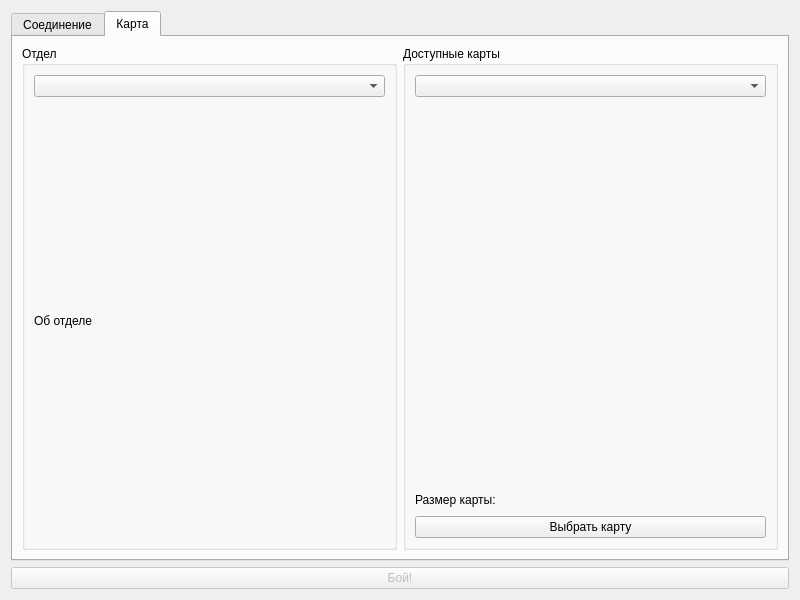
<?xml version="1.0" encoding="UTF-8"?>
<ui version="4.0">
 <class>GameSettingsWindow</class>
 <widget class="QWidget" name="GameSettingsWindow">
  <property name="geometry">
   <rect>
    <x>0</x>
    <y>0</y>
    <width>800</width>
    <height>600</height>
   </rect>
  </property>
  <property name="windowTitle">
   <string>Form</string>
  </property>
  <layout class="QVBoxLayout" name="verticalLayout_2">
   <item>
    <widget class="QTabWidget" name="tabWidgetSettings">
     <property name="currentIndex">
      <number>1</number>
     </property>
     <widget class="QWidget" name="tabNetwork">
      <attribute name="title">
       <string>Соединение</string>
      </attribute>
      <layout class="QHBoxLayout" name="horizontalLayout_2">
       <item>
        <widget class="QGroupBox" name="groupBox">
         <property name="title">
          <string>Сервер</string>
         </property>
         <layout class="QVBoxLayout" name="verticalLayout_4">
          <item>
           <widget class="QGroupBox" name="groupBox_3">
            <property name="title">
             <string>Адрес сервера</string>
            </property>
            <layout class="QHBoxLayout" name="horizontalLayout_3">
             <item>
              <widget class="QLineEdit" name="lineEdit">
               <property name="maximumSize">
                <size>
                 <width>50</width>
                 <height>16777215</height>
                </size>
               </property>
               <property name="text">
                <string>255</string>
               </property>
              </widget>
             </item>
             <item>
              <widget class="QLabel" name="label">
               <property name="maximumSize">
                <size>
                 <width>5</width>
                 <height>16777215</height>
                </size>
               </property>
               <property name="text">
                <string>.</string>
               </property>
              </widget>
             </item>
             <item>
              <widget class="QLineEdit" name="lineEdit_2">
               <property name="maximumSize">
                <size>
                 <width>50</width>
                 <height>16777215</height>
                </size>
               </property>
               <property name="text">
                <string>255</string>
               </property>
              </widget>
             </item>
             <item>
              <widget class="QLabel" name="label_2">
               <property name="maximumSize">
                <size>
                 <width>5</width>
                 <height>16777215</height>
                </size>
               </property>
               <property name="text">
                <string>.</string>
               </property>
              </widget>
             </item>
             <item>
              <widget class="QLineEdit" name="lineEdit_3">
               <property name="maximumSize">
                <size>
                 <width>50</width>
                 <height>16777215</height>
                </size>
               </property>
               <property name="text">
                <string>255</string>
               </property>
              </widget>
             </item>
             <item>
              <widget class="QLabel" name="label_3">
               <property name="maximumSize">
                <size>
                 <width>5</width>
                 <height>16777215</height>
                </size>
               </property>
               <property name="text">
                <string>.</string>
               </property>
              </widget>
             </item>
             <item>
              <widget class="QLineEdit" name="lineEdit_4">
               <property name="maximumSize">
                <size>
                 <width>50</width>
                 <height>16777215</height>
                </size>
               </property>
               <property name="text">
                <string>255</string>
               </property>
              </widget>
             </item>
            </layout>
           </widget>
          </item>
          <item>
           <widget class="QPushButton" name="pushButton">
            <property name="text">
             <string>Подключиться к серверу</string>
            </property>
           </widget>
          </item>
          <item>
           <spacer name="verticalSpacer">
            <property name="orientation">
             <enum>Qt::Orientation::Vertical</enum>
            </property>
            <property name="sizeHint" stdset="0">
             <size>
              <width>20</width>
              <height>40</height>
             </size>
            </property>
           </spacer>
          </item>
         </layout>
        </widget>
       </item>
       <item>
        <widget class="QGroupBox" name="groupBox_2">
         <property name="title">
          <string>Оппоненты</string>
         </property>
         <layout class="QVBoxLayout" name="verticalLayout_5">
          <item>
           <widget class="QScrollArea" name="scrollArea">
            <property name="widgetResizable">
             <bool>true</bool>
            </property>
            <widget class="QWidget" name="scrollAreaWidgetContents">
             <property name="geometry">
              <rect>
               <x>0</x>
               <y>0</y>
               <width>351</width>
               <height>459</height>
              </rect>
             </property>
             <layout class="QVBoxLayout" name="verticalLayout_3"/>
            </widget>
           </widget>
          </item>
         </layout>
        </widget>
       </item>
      </layout>
     </widget>
     <widget class="QWidget" name="tabBattlefield">
      <property name="enabled">
       <bool>true</bool>
      </property>
      <attribute name="title">
       <string>Карта</string>
      </attribute>
      <layout class="QHBoxLayout" name="horizontalLayout_4">
       <item>
        <widget class="QGroupBox" name="groupBoxDepartment">
         <property name="title">
          <string>Отдел</string>
         </property>
         <layout class="QVBoxLayout" name="verticalLayout_6">
          <item>
           <widget class="QComboBox" name="comboBoxDeparment"/>
          </item>
          <item>
           <widget class="QLabel" name="labelDepartmentInfo">
            <property name="text">
             <string>Об отделе</string>
            </property>
           </widget>
          </item>
         </layout>
        </widget>
       </item>
       <item>
        <widget class="QGroupBox" name="groupBoxMaps">
         <property name="title">
          <string>Доступные карты</string>
         </property>
         <layout class="QVBoxLayout" name="verticalLayout_7">
          <item>
           <widget class="QComboBox" name="comboBoxAvMapsList"/>
          </item>
          <item>
           <widget class="QLabel" name="labelAvMapsMapPic">
            <property name="text">
             <string/>
            </property>
           </widget>
          </item>
          <item>
           <widget class="QLabel" name="labelAvMapsMapInfo">
            <property name="maximumSize">
             <size>
              <width>16777215</width>
              <height>20</height>
             </size>
            </property>
            <property name="text">
             <string>Размер карты: </string>
            </property>
           </widget>
          </item>
          <item>
           <widget class="QPushButton" name="pushButtonAvMapsPickMap">
            <property name="text">
             <string>Выбрать карту</string>
            </property>
           </widget>
          </item>
         </layout>
        </widget>
       </item>
      </layout>
     </widget>
    </widget>
   </item>
   <item>
    <widget class="QPushButton" name="pushButtonBattle">
     <property name="enabled">
      <bool>false</bool>
     </property>
     <property name="text">
      <string>Бой!</string>
     </property>
    </widget>
   </item>
  </layout>
 </widget>
 <resources/>
 <connections/>
</ui>
